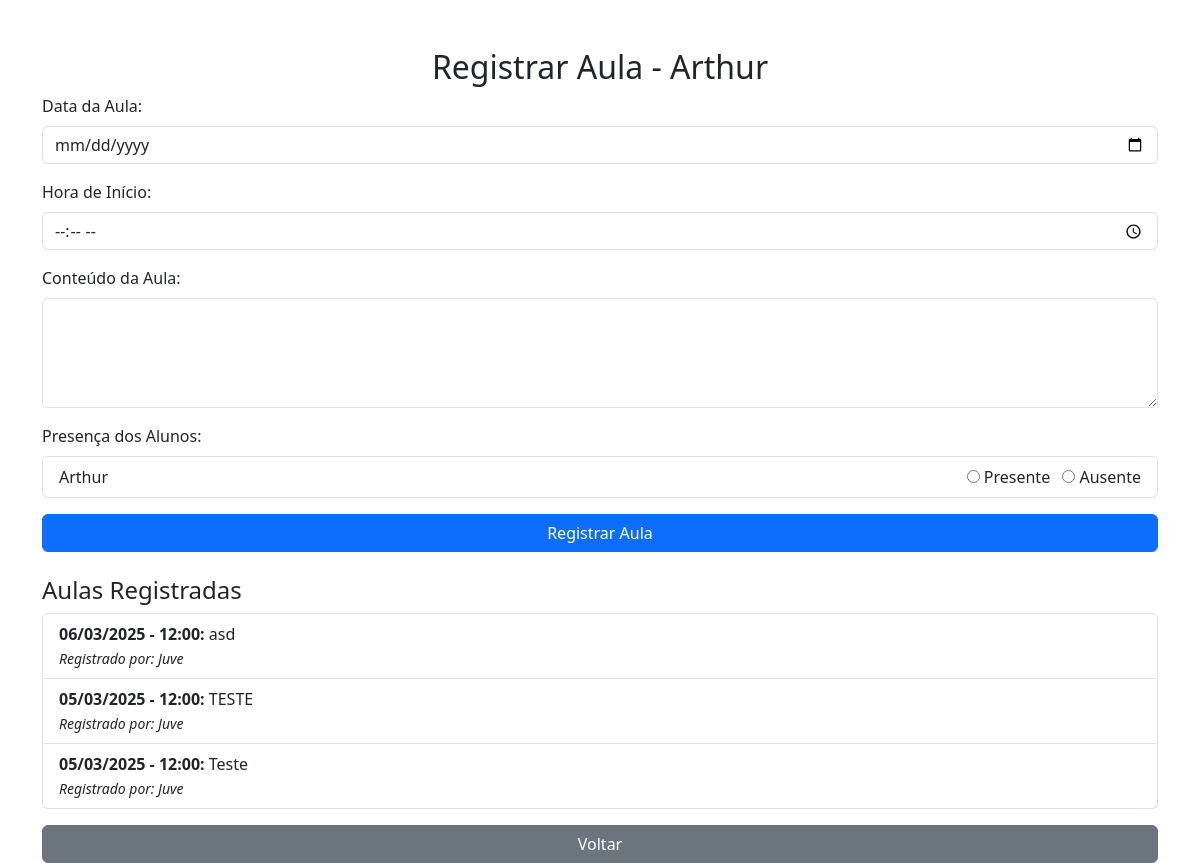
The page /registrarAula.php?turmaId=8 (signed in) on the database its author committed.
### tables this page shows
CREATE TABLE `turmas` (
  `TurmaId` int(11) NOT NULL,
  `TurmaNome` varchar(100) NOT NULL,
  `ProfId` int(11) NOT NULL,
  `DiasSemana` varchar(255) NOT NULL,
  `Horarios` text NOT NULL,
  `TurmaReuniao` varchar(255) DEFAULT NULL
);

CREATE TABLE `alunos` (
  `AluId` int(11) NOT NULL,
  `AluNome` varchar(100) NOT NULL,
  `AluEmail` varchar(100) NOT NULL,
  `AluFoto` varchar(255) DEFAULT 'padrao.png',
  `TurmaId` int(11) DEFAULT NULL,
  `AluTelefone` varchar(15) NOT NULL,
  `AluNascimento` date DEFAULT NULL,
  `AluCPF` varchar(14) NOT NULL
);

CREATE TABLE `aulas` (
  `AulaId` int(11) NOT NULL,
  `TurmaId` int(11) NOT NULL,
  `ProfId` int(11) NOT NULL,
  `DataAula` date NOT NULL,
  `Conteudo` text NOT NULL,
  `HoraInicio` time NOT NULL DEFAULT '00:00:00'
);

CREATE TABLE `professores` (
  `ProfId` int(11) NOT NULL,
  `ProNome` varchar(255) NOT NULL,
  `ProEmail` varchar(255) NOT NULL,
  `ProSenha` varchar(255) NOT NULL,
  `ProFoto` varchar(255) DEFAULT NULL
);

### registrarAula.php (the view, shortened to what this page needs)
<?php
require('scripts/conectaBanco.php');
$profId = $_SESSION['UsuarioId'];
$turmaId = $_GET['turmaId'];
$sqlTurma = "SELECT TurmaNome FROM Turmas WHERE TurmaId = ? AND ProfId = ?";
$stmtTurma = $conexao->prepare($sqlTurma);
$stmtTurma->execute([$turmaId, $profId]);
$turma = $stmtTurma->fetch(PDO::FETCH_ASSOC);
$sqlAulas = "SELECT A.AulaId, A.DataAula, A.HoraInicio, A.Conteudo, P.ProNome
             FROM Aulas A
             JOIN Professores P ON A.ProfId = P.ProfId
             WHERE A.TurmaId = ?
             ORDER BY A.DataAula DESC, A.HoraInicio ASC";
$stmtAulas = $conexao->prepare($sqlAulas);
$stmtAulas->execute([$turmaId]);
$aulas = $stmtAulas->fetchAll(PDO::FETCH_ASSOC);
$sqlAlunos = "SELECT AluId, AluNome FROM Alunos WHERE TurmaId = ?";
$stmtAlunos = $conexao->prepare($sqlAlunos);
$stmtAlunos->execute([$turmaId]);
$alunos = $stmtAlunos->fetchAll(PDO::FETCH_ASSOC);
?>
<!DOCTYPE html>
<html lang="pt-BR">
<head>
    <link href="https://cdn.jsdelivr.net/npm/bootstrap@5.3.3/dist/css/bootstrap.min.css" rel="stylesheet">
</head>
<body>
<div class="container mt-5">
    <h2 class="text-center">Registrar Aula - <?= htmlspecialchars($turma['TurmaNome']); ?></h2>
    <form method="POST">
        <div class="mb-3">
            <label class="form-label">Data da Aula:</label>
            <input type="date" class="form-control" name="DataAula" required>
        </div>
        <div class="mb-3">
            <label class="form-label">Hora de Início:</label>
            <input type="time" class="form-control" name="HoraInicio" required>
        </div>
        <div class="mb-3">
            <label class="form-label">Conteúdo da Aula:</label>
            <textarea class="form-control" name="ConteudoAula" rows="4" required></textarea>
        </div>
        <div class="mb-3">
            <label class="form-label">Presença dos Alunos:</label>
            <ul class="list-group">
                <?php foreach ($alunos as $aluno): ?>
                    <li class="list-group-item d-flex justify-content-between align-items-center">
                        <?= $aluno['AluNome']; ?>
                        <div>
                            <label class="me-2">
                                <input type="radio" name="presenca[<?= $aluno['AluId']; ?>]" value="1" required> Presente
                            </label>
                            <label>
                                <input type="radio" name="presenca[<?= $aluno['AluId']; ?>]" value="0" required> Ausente
                            </label>
                        </div>
                    </li>
                <?php endforeach; ?>
            </ul>
        </div>
        <button type="submit" name="registrarAula" class="btn btn-primary w-100">Registrar Aula</button>
    </form>
    <h4 class="mt-4">Aulas Registradas</h4>
    <?php if (count($aulas) > 0): ?>
        <ul class="list-group">
            <?php foreach ($aulas as $aula): ?>
                <li class="list-group-item">
                    <strong><?= date('d/m/Y', strtotime($aula['DataAula'])); ?> - <?= date('H:i', strtotime($aula['HoraInicio'])); ?>:</strong> <?= htmlspecialchars($aula['Conteudo']); ?>
                    <br><small><em>Registrado por: <?= htmlspecialchars($aula['ProNome']); ?></em></small>
                </li>
            <?php endforeach; ?>
        </ul>
    <?php else: ?>
        <p class="text-muted">Nenhuma aula registrada ainda.</p>
    <?php endif; ?>
    <a href="home.php" class="btn btn-secondary w-100 mt-3">Voltar</a>
</div>
</body>
</html>

### rows shown on the page
turmas: TurmaNome "Arthur"
alunos: AluNome "Arthur"
aulas: DataAula "06/03/2025", HoraInicio "12:00", Conteudo "asd", ProfId.ProNome "Juve"
aulas: DataAula "05/03/2025", HoraInicio "12:00", Conteudo "TESTE", ProfId.ProNome "Juve"
aulas: DataAula "05/03/2025", HoraInicio "12:00", Conteudo "Teste", ProfId.ProNome "Juve"
